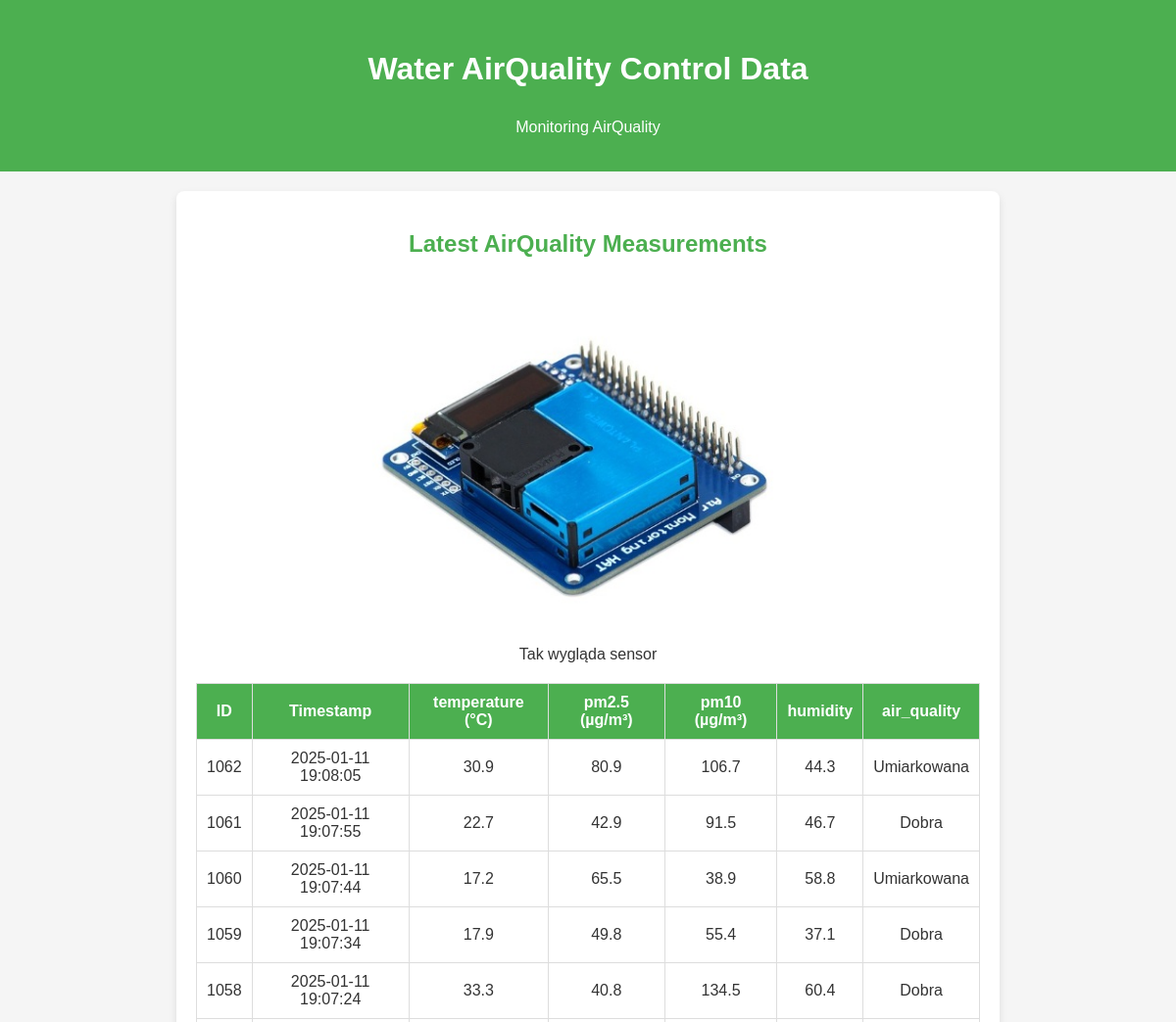
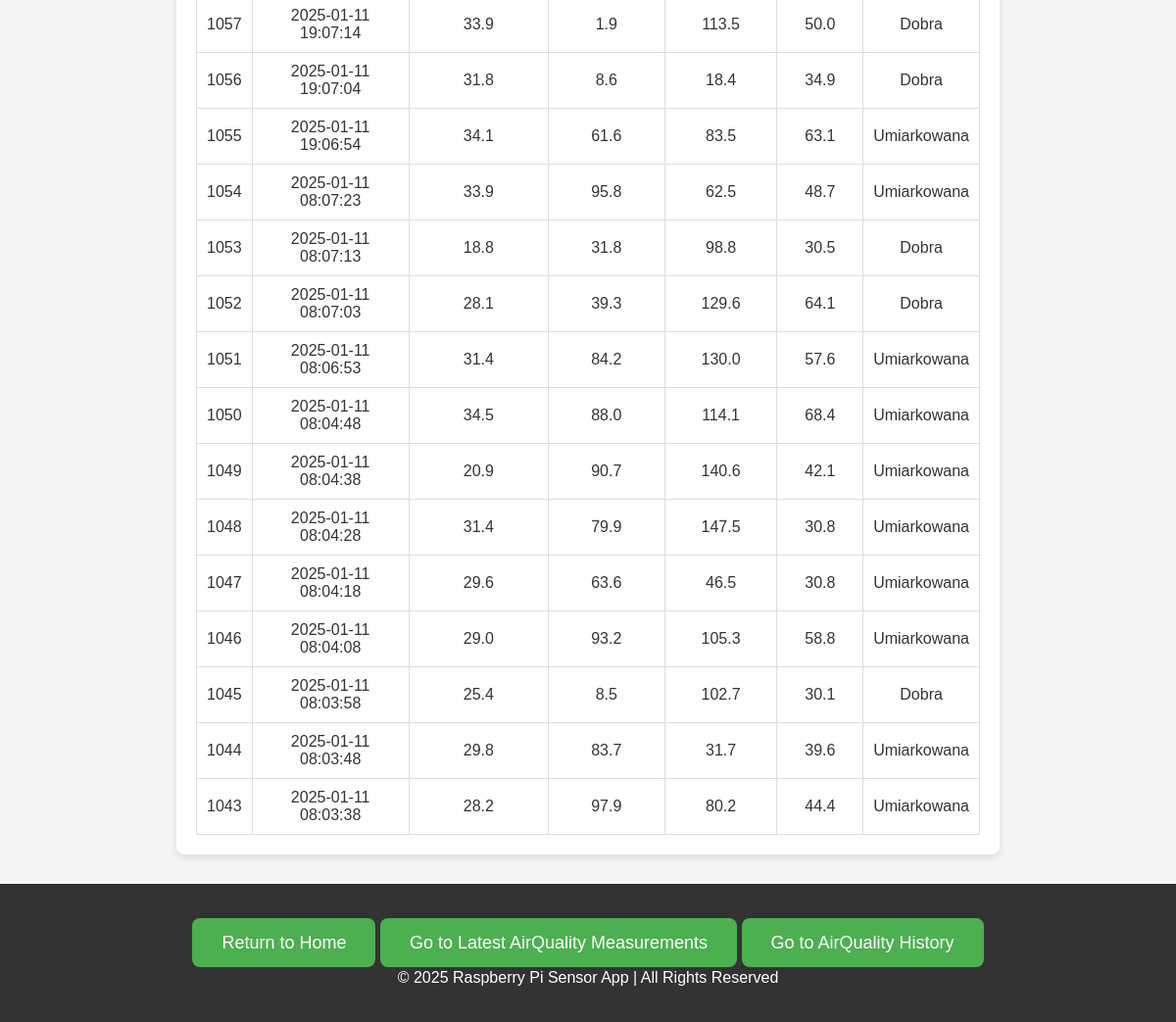
The app's page /air_quality with its own data (2 pictures, top to bottom).
### tables this page shows
CREATE TABLE air_control (
            id INTEGER PRIMARY KEY AUTOINCREMENT,
            timestamp DATETIME DEFAULT CURRENT_TIMESTAMP,
            pm25 REAL,
            pm10 REAL,
            temperature REAL,
            humidity REAL,
            air_quality TEXT
        );

### app.py (the view)
@app.route('/air_quality')
def air_quality_page():
    conn = sqlite3.connect(db_path)
    cursor = conn.cursor()
    cursor.execute("""
                   SELECT id, timestamp, temperature,
                   pm25, pm10, humidity, air_quality
                   FROM air_control
                   ORDER BY timestamp DESC LIMIT 20
                   """)
    measurements = cursor.fetchall()
    conn.close()
    return render_template('air_quality.html',
                           measurements=measurements)

### templates/air_quality.html (shortened to what this page needs)
<!DOCTYPE html>
<html lang="en">
<head>
    <link rel="stylesheet" href="static/css/index.css">
</head>
<body>
    <header>
        <p class="welcome-msg">Water AirQuality Control Data</p>
        <p>Monitoring AirQuality</p>
    </header>
    <div class="container">
        <h2>Latest AirQuality Measurements</h2>
        <div class="image-container">
            <img src="static/images/czujnik_pm_10.jpg" alt="Water Quality" class="resized-image">
            <p>Tak wygląda sensor</p>
        </div>
        <table>
            <thead>
                <tr>
                    <th>ID</th>
                    <th>Timestamp</th>
                    <th>temperature (&deg;C)</th>
                    <th>pm2.5 (&micro;g/m³)</th>
                    <th>pm10 (&micro;g/m³)</th>
                    <th>humidity</th>
                    <th>air_quality</th>
                </tr>
            </thead>
            <tbody>
                {% for measurement in measurements %}
                    <tr>
                        <td>{{ measurement[0] }}</td>
                        <td>{{ measurement[1] }}</td>
                        <td>{{ measurement[2] }}</td>
                        <td>{{ measurement[3] }}</td>
                        <td>{{ measurement[4] }}</td>
                        <td>{{ measurement[5] }}</td>
                        <td>{{ measurement[6] }}</td>
                    </tr>
                {% endfor %}
            </tbody>
        </table>
    </div>
    <footer>
        <div class="cta">
            <a href="/" class="button">Return to Home</a>
            <a href="/air_quality" class="button">Go to Latest AirQuality Measurements</a>
            <a href="/air_quality_history" class="button">Go to AirQuality History</a>
        </div>
        <p>&copy; 2025 Raspberry Pi Sensor App | All Rights Reserved</p>
    </footer>
</body>
</html>

### static/css/index.css (style rules this page uses)
body { font-family: Arial, sans-serif; margin: 0; padding: 0; background: #f5f5f5; color: #333; }
header { background: #4CAF50; color: white; padding: 20px 0; text-align: center; }
h1, h2 { color: #4CAF50; text-align: center; }
table { width: 100%; border-collapse: collapse; margin-top: 20px; }
table, th, td { border: 1px solid #ddd; }
th, td { padding: 10px; text-align: center; }
th { background: #4CAF50; color: white; }
.cta { text-align: center; margin-top: 30px; }
.cta a { background: #4CAF50; color: white; text-decoration: none; padding: 15px 30px; border-radius: 8px; font-size: 18px; }
.welcome-msg { color: white; font-size: 2rem; font-weight: bold; }
.container { max-width: 800px; margin: 20px auto; padding: 20px; background: white; border-radius: 8px; box-shadow: 0 4px 8px rgba(0, 0, 0, 0.1); }
footer { text-align: center; padding: 20px 0; background: #333; color: white; margin-top: 30px; }
.image-container { text-align: center; }
.resized-image { width: 100%; max-width: 500px; height: auto; }

### records on screen
air_control: id "1062", timestamp "2025-01-11 19:08:05", temperature "30.9", pm25 "80.9", pm10 "106.7", humidity "44.3", air_quality "Umiarkowana"
air_control: id "1061", timestamp "2025-01-11 19:07:55", temperature "22.7", pm25 "42.9", pm10 "91.5", humidity "46.7", air_quality "Dobra"
air_control: id "1060", timestamp "2025-01-11 19:07:44", temperature "17.2", pm25 "65.5", pm10 "38.9", humidity "58.8", air_quality "Umiarkowana"
air_control: id "1059", timestamp "2025-01-11 19:07:34", temperature "17.9", pm25 "49.8", pm10 "55.4", humidity "37.1", air_quality "Dobra"
air_control: id "1058", timestamp "2025-01-11 19:07:24", temperature "33.3", pm25 "40.8", pm10 "134.5", humidity "60.4", air_quality "Dobra"
air_control: id "1057", timestamp "2025-01-11 19:07:14", temperature "33.9", pm25 "1.9", pm10 "113.5", humidity "50.0", air_quality "Dobra"
air_control: id "1056", timestamp "2025-01-11 19:07:04", temperature "31.8", pm25 "8.6", pm10 "18.4", humidity "34.9", air_quality "Dobra"
air_control: id "1055", timestamp "2025-01-11 19:06:54", temperature "34.1", pm25 "61.6", pm10 "83.5", humidity "63.1", air_quality "Umiarkowana"
air_control: id "1054", timestamp "2025-01-11 08:07:23", temperature "33.9", pm25 "95.8", pm10 "62.5", humidity "48.7", air_quality "Umiarkowana"
air_control: id "1053", timestamp "2025-01-11 08:07:13", temperature "18.8", pm25 "31.8", pm10 "98.8", humidity "30.5", air_quality "Dobra"
air_control: id "1052", timestamp "2025-01-11 08:07:03", temperature "28.1", pm25 "39.3", pm10 "129.6", humidity "64.1", air_quality "Dobra"
air_control: id "1051", timestamp "2025-01-11 08:06:53", temperature "31.4", pm25 "84.2", pm10 "130.0", humidity "57.6", air_quality "Umiarkowana"
air_control: id "1050", timestamp "2025-01-11 08:04:48", temperature "34.5", pm25 "88.0", pm10 "114.1", humidity "68.4", air_quality "Umiarkowana"
air_control: id "1049", timestamp "2025-01-11 08:04:38", temperature "20.9", pm25 "90.7", pm10 "140.6", humidity "42.1", air_quality "Umiarkowana"
air_control: id "1048", timestamp "2025-01-11 08:04:28", temperature "31.4", pm25 "79.9", pm10 "147.5", humidity "30.8", air_quality "Umiarkowana"
air_control: id "1047", timestamp "2025-01-11 08:04:18", temperature "29.6", pm25 "63.6", pm10 "46.5", humidity "30.8", air_quality "Umiarkowana"
air_control: id "1046", timestamp "2025-01-11 08:04:08", temperature "29.0", pm25 "93.2", pm10 "105.3", humidity "58.8", air_quality "Umiarkowana"
air_control: id "1045", timestamp "2025-01-11 08:03:58", temperature "25.4", pm25 "8.5", pm10 "102.7", humidity "30.1", air_quality "Dobra"
air_control: id "1044", timestamp "2025-01-11 08:03:48", temperature "29.8", pm25 "83.7", pm10 "31.7", humidity "39.6", air_quality "Umiarkowana"
air_control: id "1043", timestamp "2025-01-11 08:03:38", temperature "28.2", pm25 "97.9", pm10 "80.2", humidity "44.4", air_quality "Umiarkowana"
